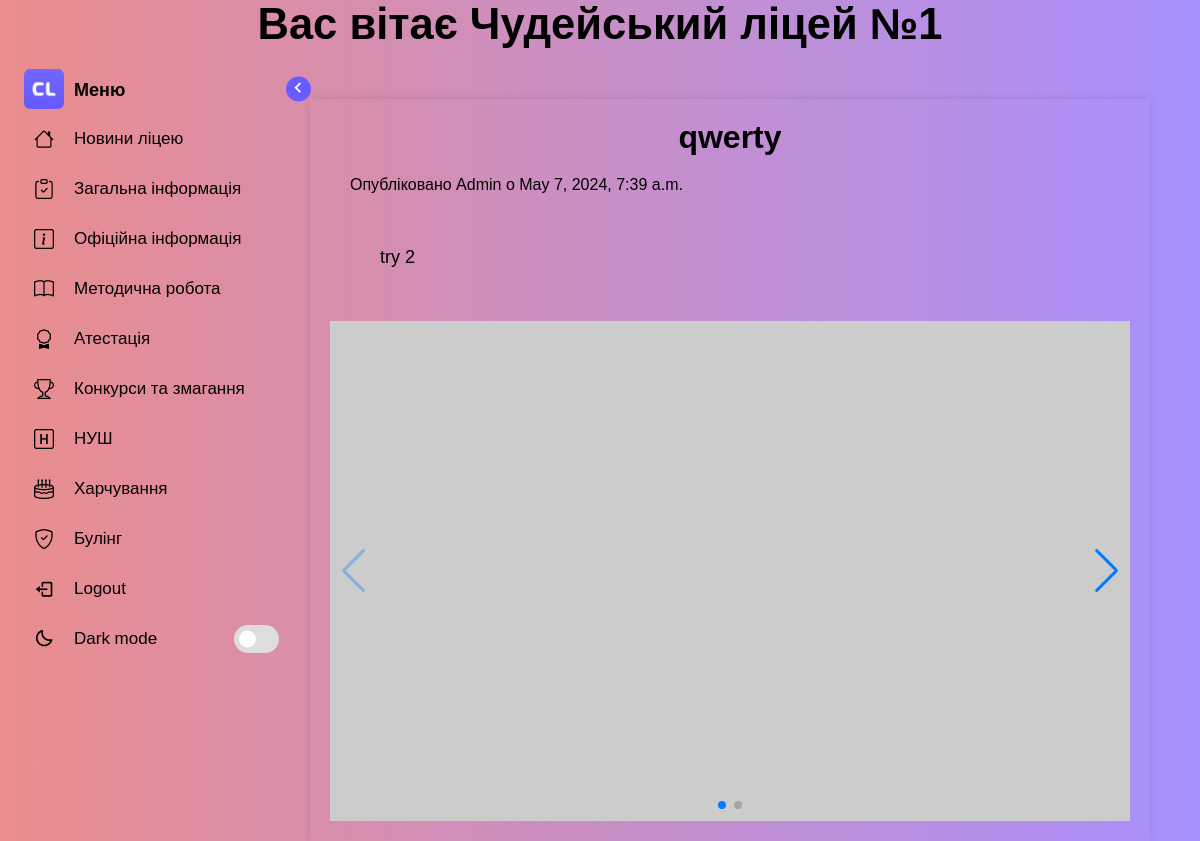
The page /post/qwerty/ on the database its author committed.
### blog/models.py (models this page shows, shortened)
class Menu(models.Model):
    title = models.CharField(max_length=20)
    slug = models.CharField(max_length=40, default=False, blank=True, null=True, )
    icon = models.CharField(max_length=50)
    priority = models.IntegerField(default=0)
    class Meta:
        ordering = ['priority']
        indexes = [
            models.Index(fields=['priority']),
        ]

class Post(models.Model):
    class Status(models.TextChoices):
        DRAFT = 'DF', 'Draft'
        PUBLISHED = 'PB', 'Published'
    title = models.CharField(max_length=255)
    slug = models.SlugField(max_length=250, blank=True, null=True, unique_for_date='publish')
    publish = models.DateTimeField(default=timezone.now)
    author = models.ForeignKey(User, on_delete=models.PROTECT, default=None)
    body = models.TextField()
    status = models.CharField(max_length=2, choices=Status.choices, default=Status.DRAFT)
    objects = models.Manager()
    published = PublishedManager()
    class Meta:
        ordering = ['-publish']
        indexes = [
            models.Index(fields=['-publish']),
        ]

### blog/views.py (the view)
# urls.py: path('post/<slug:slug>/', views.post_detail, name='post_detail'),
def post_detail(request, slug):
    post = get_object_or_404(Post, slug=slug, status=Post.Status.PUBLISHED)
    options = Menu.objects.all()
    return render(request,
                  'blog/post/detail.html',
                  {'post': post, 'options': options})

### blog/templates/blog/post/detail.html (shortened to what this page needs)
{% extends "blog/base/base.html" %}
{% load static %}
    {% block head %}
       <link rel="stylesheet" href="https://cdn.jsdelivr.net/npm/swiper@11/swiper-bundle.min.css"/>
    {% endblock %}
{% block content %}
    <div class="post-content">
        <div class="post-title">
            <h1>{{ post.title }}</h1></div>
        <div class="publish"> Опубліковано {{ post.author }} о {{ post.publish }}</div>
        <div class="post-body">
            {{ post.body|linebreaksbr }}
        </div>
        <div class="swiper mySwiper">
        <div class="swiper-wrapper">
          {% for image in post.images.all %}
          {%if image%}
            <div class="swiper-slide"><img src="{{ image.image.url }}" alt=""></div>
            {%endif%}
            {% endfor %}
        </div>
        <div class="swiper-pagination"></div>
        <div class="swiper-button-next"></div>
      </div>
    </div>
{% endblock %}

### blog/templates/blog/base/base.html (shortened to what this page needs)
{% load static %}
<!DOCTYPE html>
<html lang="en">
<head>
    <link rel="stylesheet" href="https://cdn.jsdelivr.net/npm/bootstrap-icons@1.11.3/font/bootstrap-icons.min.css">
    <link href='https://unpkg.com/boxicons@2.1.1/css/boxicons.min.css' rel='stylesheet'>
    <link rel="stylesheet" href="{% static 'css/style.css' %}">
    {% block head %}{% endblock %}
</head>
<body>
<header class="head">
        <div class="text"><h2>Вас вітає Чудейський ліцей №1</h2></div>
</header>
<div class="container">
    <nav class="sidebar">
        <header>
            <div class="image-text">
                        <span class="image">
                            <img src="{% static 'css/images/logo.png' %}" alt="">
                        </span>
                <div class="text logo-text">
                    <span class="name">Меню</span>
                </div>
                <i class='bx bx-chevron-right toggle'></i>
            </div>
        </header>
        <div class="menu-bar">
            <div class="menu">
                <ul class="menu-links">
                    {% for option in options %}
                        <li class="nav-link">
                            <a href="{% url 'menu_detail' option.slug %}">
                                <i class='{{ option.icon }} icon'></i>
                                <span class="text nav-text">{{ option.title }}</span>
                            </a>
                        </li>
                    {% endfor %}
                </ul>
            </div>
            <div class="bottom-content">
                <li class="">
                    <a href="#">
                        <i class='bx bx-log-out icon'></i>
                        <span class="text nav-text">Logout</span>
                    </a>
                </li>
                <li class="mode">
                    <div class="sun-moon">
                        <i class='bx bx-moon icon moon'></i>
                    </div>
                    <span class="mode-text text">Dark mode</span>
                    <div class="toggle-switch">
                        <span class="switch"></span>
                    </div>
                </li>
            </div>
        </div>
    </nav>
    <div class="main-content">
        {% block content %}
        {% endblock %}
    </div>
</div>
</body>
</html>

### blog/static/css/style.css (style rules this page uses)
* { margin: 0; padding: 0; box-sizing: border-box; font-family: 'Poppins', sans-serif; }
:root { --sidebar-color: #FFF; --primary-color: #695CFE; --text-color: #000000; --tran-05: all 0.3s ease; }
body { width: 100%; min-height: 100vh; background-image: linear-gradient(to right, #EA8D8D, #A890FE); background-color: var(--body-color) }
.container { display: flex; position: relative; }
.sidebar { width: 320px; padding: 10px 14px; background-color: transparent; top: 0; left: 0; z-index: 1; height: 100%; }
.main-content { width: calc(100% - 300px); margin-top: 10px; flex-grow: 1; }
.sidebar li { height: 40px; list-style: none; display: flex; align-items: center; margin-top: 10px; }
.sidebar header .image, .sidebar .icon { min-width: 60px; border-radius: 6px; }
.sidebar .icon { min-width: 60px; border-radius: 6px; height: 100%; display: flex; align-items: center; justify-content: center; font-size: 20px; }
.sidebar .text, .sidebar .icon { color: var(--text-color); }
.sidebar .text { font-size: 17px; font-weight: 500; white-space: nowrap; opacity: 1; }
.sidebar header { position: relative; }
.sidebar header .image-text { display: flex; align-items: center; }
.sidebar header .logo-text { display: flex; flex-direction: column; }
header .image-text .name { margin-top: 2px; font-size: 18px; font-weight: 600; }
.sidebar header .image { display: flex; align-items: center; justify-content: center; }
.sidebar header .image img { width: 40px; border-radius: 6px; }
.sidebar header .toggle { position: absolute; top: 50%; right: -25px; transform: translateY(-50%) rotate(180deg); height: 25px; width: 25px; background-color: var(--primary-color); color: var(--sidebar-color); border-radius: 50%; display: flex; align-items: center; justify-content: center; font-size: 22px; cursor: pointer; padding-top: 2px; }
.sidebar li a { padding-right: 10px; list-style: none; height: 100%; background-color: transparent; display: flex; align-items: center; width: 100%; border-radius: 6px; text-decoration: none; }
.sidebar .menu-bar { height: calc(100% - 55px); display: flex; flex-direction: column; justify-content: space-between; }
.sidebar .menu-bar .mode { border-radius: 6px; background-color: var(--primary-color-light); position: relative; }
.menu-bar .mode .sun-moon { height: 50px; width: 60px; }
.mode .sun-moon i { position: absolute; bottom: 2%; }
.menu-bar .bottom-content .toggle-switch { position: absolute; right: 0; height: 100%; min-width: 60px; display: flex; align-items: center; justify-content: center; border-radius: 6px; cursor: pointer; }
.toggle-switch .switch { position: relative; height: 28px; width: 45px; border-radius: 25px; background-color: #DDD; }
.switch::before { content: ''; position: absolute; height: 17px; width: 17px; border-radius: 50%; top: 50%; left: 5px; transform: translateY(-50%); background-color: var(--sidebar-color); }
.head .text { text-align: center; font-size: calc(14px + 16 * (100vw / 1280)); font-weight: 500; color: black; width: 100%; margin: 0 auto; padding: 0 20px; }
.head { width: 100%; padding-bottom: 10px; }
.post-content { display: flex; margin-top: 30px; padding: 20px; box-shadow: 0 0 10px rgba(0, 0, 0, 0.1); margin-left: 10px; margin-right: 50px; align-items: center; }

### blog/templates/blog/post/detail.html (style rules this page uses)
.post-content { display: block; max-width: 100%; }
.publish { padding-left: 20px; padding-top: 20px; }
.post-title { text-align: center; }
.post-body { padding:50px; text-align: left; font-size: 18px; line-height: 1.5; }
.swiper { height: 500px; }
.swiper-slide { background: #ccc; display:flex; justify-content: center; align-items: center; }

### rows shown on the page
Menu: title "Новини ліцею"
Menu: title "Загальна інформація"
Menu: title "Офіційна інформація"
Menu: title "Методична робота"
Menu: title "Атестація"
Menu: title "Конкурси та змагання"
Menu: title "НУШ"
Menu: title "Харчування"
Menu: title "Булінг"
Post: title "qwerty", author "Admin", publish "May 7, 2024, 7:39 a.m.", body "try 2"
